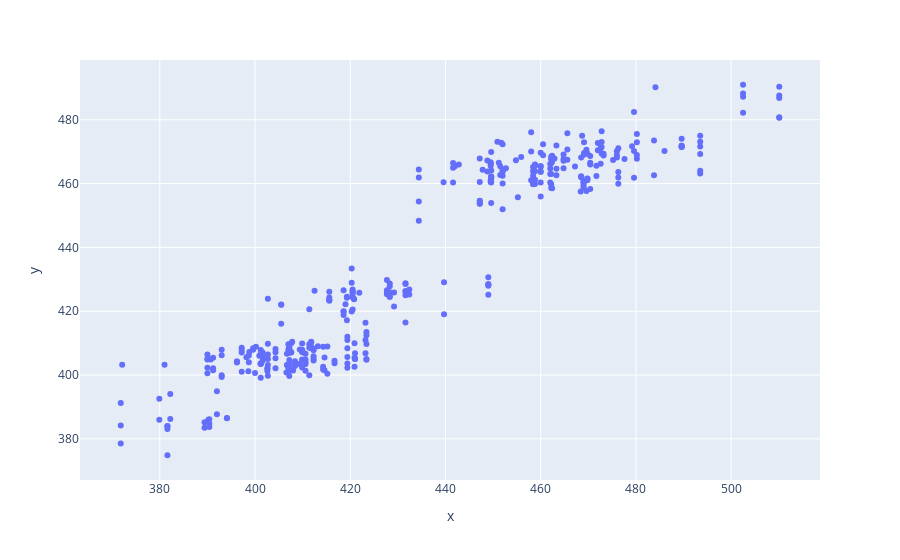

Write notebook code for a chart like this one.
### Code cell
import pandas as pd
from sklearn.preprocessing import StandardScaler
from sklearn.neural_network import MLPRegressor
from sklearn.metrics import mean_squared_error, r2_score
import plotly.express as px

# Standardize the features
scaler = StandardScaler()
scaler.fit(X_train)  # Fit on training data only
X_train_scaled = scaler.transform(X_train)
X_val_scaled = scaler.transform(X_val)
X_test_scaled = scaler.transform(X_test)

# Create and train the MLPRegressor
mlp = MLPRegressor(hidden_layer_sizes=(25, 20, 15), activation='identity', solver='adam', max_iter=2000, random_state=42)
mlp.fit(X_train_scaled, y_train)

# Validate the model
y_val_pred = mlp.predict(X_val_scaled)
val_mse = mean_squared_error(y_val, y_val_pred)
val_r2 = r2_score(y_val, y_val_pred)

print(f"Validation MSE: {val_mse:.2f}")
print(f"Validation R^2: {val_r2:.2f}")

# Evaluate on test data
y_test_pred = mlp.predict(X_test_scaled)
test_mse = mean_squared_error(y_test, y_test_pred)
test_r2 = r2_score(y_test, y_test_pred)

print(f"Test MSE: {test_mse:.2f}")
print(f"Test R^2: {test_r2:.2f}")

# Get the predicted values on the test set
y_test_pred = mlp.predict(X_test_scaled)

# Create a DataFrame to compare the actual vs predicted values
results = pd.DataFrame({
    'Actual 2k tijd': y_test,
    'Predicted 2k tijd': y_test_pred,
    'Difference': y_test - y_test_pred
})

# Display a few examples
print(results.head(10))  # You can adjust the number of rows displayed


# Plot 1: Predictions vs Actual for Validation Set (NN)
plt.figure(figsize=(10, 6))
plt.scatter(y_val, y_val_pred, alpha=0.7, label='NN Validation Predictions')
plt.plot([min(y_val), max(y_val)], [min(y_val), max(y_val)], color='red', linestyle='--', linewidth=2, label='Ideal Fit')
plt.xlabel('Actual Values')
plt.ylabel('Predicted Values')
plt.title('NN Validation Predictions vs. Actual Values')
plt.legend()
plt.grid(True)
plt.show()

# Plot 2: Predictions vs Actual for Test Set (MLP)
plt.figure(figsize=(10, 6))
plt.scatter(y_test, y_test_pred, alpha=0.7, label='MLP Test Predictions')
plt.plot([min(y_test), max(y_test)], [min(y_test), max(y_test)], color='red', linestyle='--', linewidth=2, label='Ideal Fit')
plt.xlabel('Actual Values')
plt.ylabel('Predicted Values')
plt.title('MLP Test Predictions vs. Actual Values')
plt.legend()
plt.grid(True)
plt.show()

# Plot 3: Residuals for Test Set (MLP)
residuals_mlp = y_test - y_test_pred
plt.figure(figsize=(10, 6))
plt.scatter(y_test_pred, residuals_mlp, alpha=0.7)
plt.axhline(0, color='red', linestyle='--', linewidth=2)
plt.xlabel('Predicted Values')
plt.ylabel('Residuals')
plt.title('Residual Analysis (Test Set - MLP)')
plt.grid(True)
plt.show()

data = pd.DataFrame()
data['x'] = y_test
data['y'] = y_test_pred
p = px.scatter(data,x='x',y='y')
p.show()

### Figure 1 — Plotly figure (JSON) as saved in the notebook; plotly's stock layout.template omitted (floating-point values rounded to 4 significant figures; data arrays with more than 128 entries replaced by an {"elided": "..."} marker saying what was removed)
{"data": [{"hovertemplate": "x=%{x}<br>y=%{y}<extra></extra>", "legendgroup": "", "marker": {"color": "#636efa", "symbol": "circle"}, "mode": "markers", "name": "", "orientation": "v", "showlegend": false, "type": "scatter", "x": {"elided": "391 float values"}, "xaxis": "x", "y": {"elided": "391 float values"}, "yaxis": "y"}], "layout": {"legend": {"tracegroupgap": 0}, "margin": {"t": 60}, "xaxis": {"anchor": "y", "domain": [0, 1], "title": {"text": "x"}}, "yaxis": {"anchor": "x", "domain": [0, 1], "title": {"text": "y"}}}}
